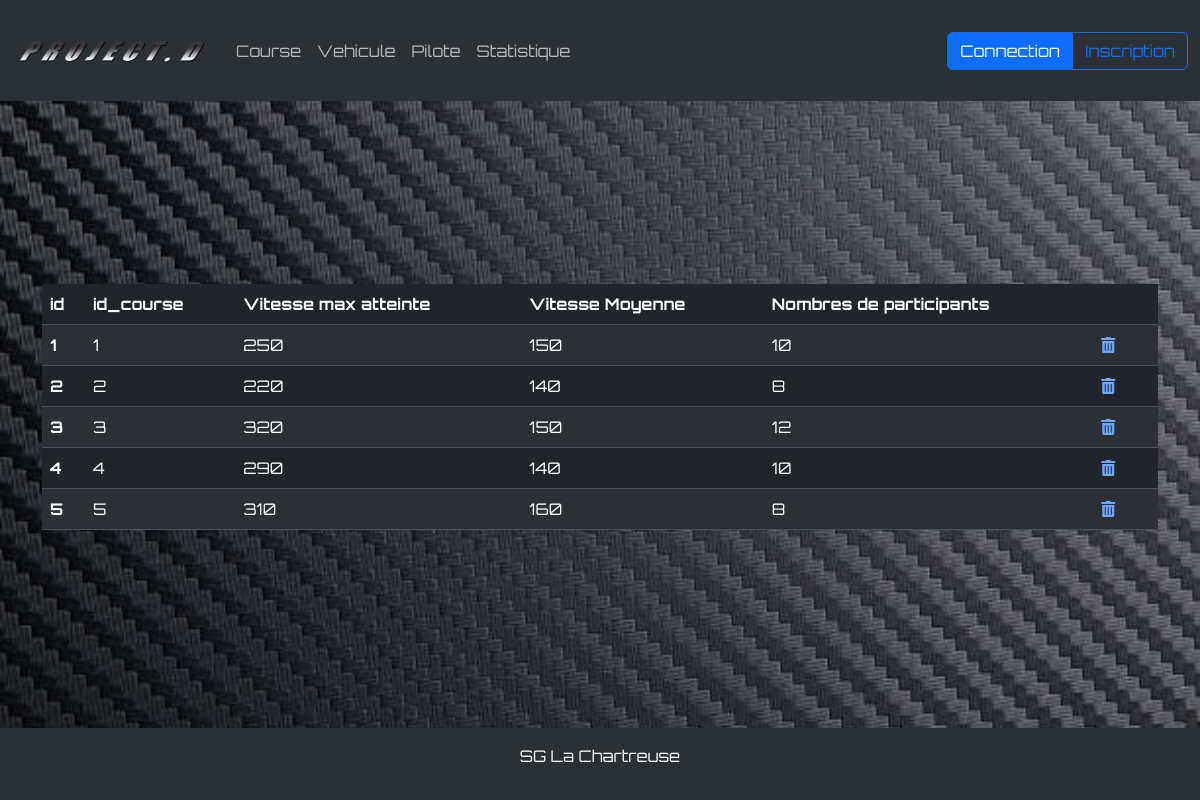
The page /WEBROOT2/statistiques on the database its author committed.
### tables this page shows
CREATE TABLE IF NOT EXISTS `statistique` (
  `id` int NOT NULL AUTO_INCREMENT,
  `id_course` int NOT NULL,
  `vitesse_max` float DEFAULT NULL,
  `vitesse_moyenne` float DEFAULT NULL,
  `nombre_participants` int DEFAULT NULL,
  PRIMARY KEY (`id`),
  KEY `id_course` (`id_course`)
);

### controller/statistiques.php (called while the page is built, shortened)
<?php
class statistiques extends controller {
    public $statistique;
    function index()  {
        $d = array();
        $d['stats'] = $this->statistique->getLast();
        $this->render('index');
    }
}

### core/model.php (called while the page is built, shortened)
<?php
class model {
    public $table;
    public $conf="default";
    public $db;
    function __construct() {
        $conf=conf::$databases[$this->conf];
        try {
            $this->db = new PDO(
                'mysql:host='.$conf['host'].
                ';dbname='.$conf['database'].';',
                $conf['login'],
                $conf['password'],
                array(	PDO::MYSQL_ATTR_INIT_COMMAND => 'SET NAMES utf8',
                    PDO::ATTR_ERRMODE => PDO::ERRMODE_WARNING));
        } catch (PDOException $e) {
            print "Erreur !: " . $e->getMessage() . "<br/>";
            die();
        }
    }
    function find($data, $fetchMode = PDO::FETCH_OBJ) {
        $fields = '*';
        $join = '';
        $condition = '';
        $order = 'id';
        $limit = '';
        if (isset($data["limit"])) {
            $limit = $data["limit"];
        }
        $sql =
            "SELECT DISTINCT " . $fields .
            " FROM " . $this->table . " " .
            $join .
            " WHERE 1=1 " . $condition .
            " ORDER BY " . $order .
            " " . $limit;
        $sth = $this->db->prepare($sql);
        if ($sth->execute()) {
            return $sth->fetchAll($fetchMode);
        } else {
            echo "<br> Erreur SQL <br>";
        }
    }
}

### model/statistique.php (called while the page is built, shortened)
<?php
class statistique extends Model {
    function getLast($num = 5) {
        return $this->find(array(
            'limit' => 'LIMIT ' . $num
        ));
    }
}

### views/statistiques/index.php (the view)
<div class="container">
    <div class="row">
        <div class="col">
            <table class="table table-striped table-hover">
                <thead>
                <tr>
                    <th scope="col">id</th>
                    <th scope="col">id_course</th>
                    <th scope="col">Vitesse max atteinte</th>
                    <th scope="col">Vitesse Moyenne</th>
                    <th scope="col">Nombres de participants</th>
                    <th scope="col"></th>
                </tr>
                </thead>
                <tbody>
                <?php
                $statistiques = $stats;
                foreach ($statistiques as $s) {
                    echo "<tr>";
                    echo "  <th scope='row'>".$s->id."</th>";
                    echo "  <td><a class='nav-link' href='/".WEBROOT2."/statistiques/view/".$s->id."'>".$s->id_course."</a></td>";
                    echo "  <td>".$s->vitesse_max."</td>";
                    echo "  <td>".$s->vitesse_moyenne."</td>";
                    echo "  <td>".$s->nombre_participants."</td>";
                    echo "  <td>";
                    echo "<a href='index.php?page=categ&idsuppr=".$s->id."'
                    onclick=\"return confirm('Voulez vous vraiment supprimer cette categorie?');\" >
                    <i class='fas fa-trash-alt'></i></a>";
                    echo "<a href='index.php?page=categ&idmodif=".$s->id."'>
                    <i class='fa-solid fa-pen-to-square ms-3'></i></a>";
                    echo "</td>";
                    echo "</tr>";
                }
                ?>
                </tbody>
            </table>
        </div>
    </div>
</div>

### webroot/css/acceuil.css (style rules this page uses)
body { background-size: cover; background-repeat: no-repeat; background-attachment: fixed; background-position: center; margin: 0; color: #fff; font-family: 'orbitron', sans-serif; }
html, body { height: 100%; margin: 0; display: flex; flex-direction: column; }

### rows shown on the page
statistique: id "1", id_course "1", vitesse_max "250", vitesse_moyenne "150", nombre_participants "10"
statistique: id "2", id_course "2", vitesse_max "220", vitesse_moyenne "140", nombre_participants "8"
statistique: id "3", id_course "3", vitesse_max "320", vitesse_moyenne "150", nombre_participants "12"
statistique: id "4", id_course "4", vitesse_max "290", vitesse_moyenne "140", nombre_participants "10"
statistique: id "5", id_course "5", vitesse_max "310", vitesse_moyenne "160", nombre_participants "8"
